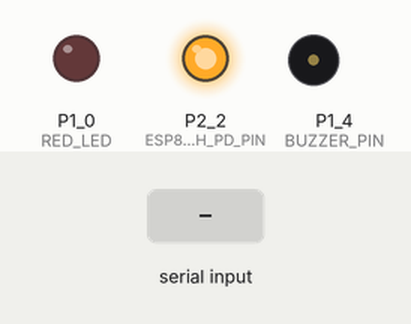
Recording of a sketch running on a simulated TI MSP430 LaunchPad. Shown: output pins drawn as LEDs (lit = HIGH), buzzer (waves = sounding). Dashed ring = blinking. The inputs (shaded band) are chosen by the test bench. What the sketch prints to the serial monitor is not drawn.

Above: at 7.2 s.
7.3 s: "ERROR" received over Serial
At 9.0 s:
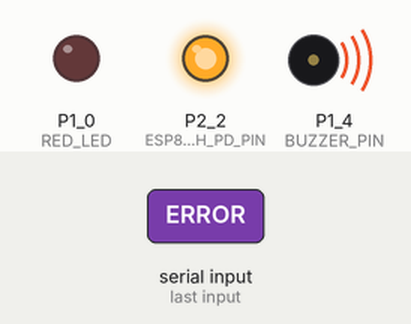
At 10.5 s:
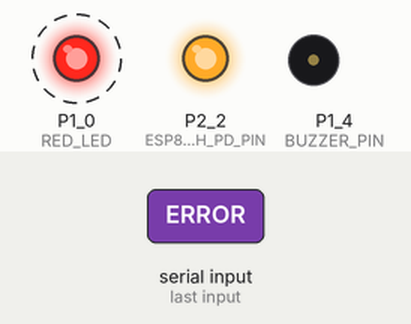
Timing chart, 0 to 16.3 s (numbered marks = the images above; inputs shaded):
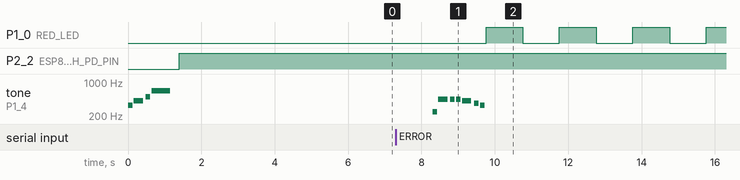

Measured:
- after the input at 7.3 s, P1_0 (RED_LED): alternates HIGH for 1.0 s and LOW for 1.0 s, starting after 2.5 s; tone on P1_4 (BUZZER_PIN): plays 247 Hz for 0.12 s, 440 Hz for 0.25 s, 440 Hz for 0.12 s, 440 Hz for 0.12 s, 415 Hz for 0.25 s, 370 Hz for 0.12 s … (7 notes in this stretch), starting after 1.0 s
- by itself, tone on P1_4 (BUZZER_PIN): plays 330 Hz for 0.12 s, 415 Hz for 0.25 s, 494 Hz for 0.12 s, 659 Hz for 0.50 s

The sketch:

esp8266energia.ino
```cpp
#include "tones.h"

#include <DHT22_430.h>

#define SRV_ADDR "192.168.1.100"
#define SRV_PORT "9977"

#define DHT_PIN P2_1
#define ESP8266_CH_PD_PIN P2_2
#define BUZZER_PIN P1_4
#define RED_LED P1_0

#define MAX_IN_BUF_SZ 64U
#define MAX_OUT_BUF_SZ 64U
#define MAX_AUX_BUF_SZ 32U

#define MEASUREMENTS_DELAY_S 60U
#define ALARM_DELAY_MS 1000U
#define MAX_RETRY_CNT 100U

char in_buf[MAX_IN_BUF_SZ];
char out_buf[MAX_OUT_BUF_SZ];
char aux_buf[MAX_AUX_BUF_SZ];

DHT22 dht (DHT_PIN);

void setup()
{
  pinMode (ESP8266_CH_PD_PIN, OUTPUT);
  pinMode (BUZZER_PIN, OUTPUT);

  playInitTone ();

  Serial.begin (115200);

  dht.begin ();

  esp8266reboot ();
}

void loop()
{
  esp8266rx (NULL);

  boolean flag = dht.get ();
  int h = dht.humidityX10 ();
  int t = dht.temperatureX10 ();

  if (!flag) {
    failure (); // failed to read from DHT sensor
  }
  else {
    sprintf (aux_buf, "[H:%d.%d,T:%d.%d]", h / 10, h % 10, t / 10, t % 10);
    esp8266send (aux_buf);
  }

  goLowPower ();
}

void goLowPower ()
{
  sprintf (aux_buf, "AT+GSLP=", MEASUREMENTS_DELAY_S * 1000 - 250);
  esp8266cmd (aux_buf);
  sleepSeconds (MEASUREMENTS_DELAY_S);
}

void sTone (unsigned note, unsigned len)
{
  unsigned duration = 1000U / len;

  tone (BUZZER_PIN, note, duration);
  delay (duration * 1.3);
  noTone (BUZZER_PIN);
}

void playInitTone ()
{
  sTone (NOTE_E4, 8);
  sTone (NOTE_GS4, 4);
  sTone (NOTE_B4, 8);
  sTone (NOTE_E5, 2);
}

void playFailureTone ()
{
  sTone (NOTE_B3, 8);
  sTone (NOTE_A4, 4);
  sTone (NOTE_A4, 8);
  sTone (NOTE_A4, 8);
  sTone (NOTE_GS4, 4);
  sTone (NOTE_FS4, 8);
  sTone (NOTE_E4, 8);
}

void esp8266shutdown ()
{
  digitalWrite (ESP8266_CH_PD_PIN, LOW);
  delay (100);
}

void esp8266poweron ()
{
  digitalWrite (ESP8266_CH_PD_PIN, HIGH);
  delay (5000);

  while (Serial.available () > 0) {
    Serial.read ();
  }
}

void esp8266reboot ()
{
  esp8266shutdown ();
  esp8266poweron ();

  esp8266cmd ("AT");
  esp8266cmd ("AT+CIPMODE=0");
  esp8266cmd ("AT+CIPMUX=0");
  esp8266cmd ("AT+CIPSTART=\"TCP\",\"" SRV_ADDR "\"," SRV_PORT);
}

void esp8266waitrx (const char * cmd) {
  unsigned retry_cnt = 0;

  while (!Serial.available ()) {
    ++retry_cnt;
    delay (100);

    if (retry_cnt > MAX_RETRY_CNT) {
      failure (); // Failed to read from ESP8266
    }
  }
}

void esp8266rx (const char * cmd) {
  unsigned bytes_available = 0;
  unsigned offset = 0;

  while ((bytes_available = Serial.available ())) {
    offset += Serial.readBytes (in_buf + offset, bytes_available);
  }

  if (offset == 0) {
    return;
  }

  in_buf[offset+1] = '\0';

  if (strstr (in_buf, "ERROR") != NULL) {
    failure (); // ESP8266 returned error
  }
}

void esp8266cmd (const char * cmd)
{
  Serial.println (cmd);
  Serial.flush ();

  esp8266waitrx (cmd);
  esp8266rx (cmd);
}

void esp8266send (const char * packet)
{
  unsigned l = strlen (packet) + 2U;
  sprintf (out_buf, "AT+CIPSEND=%d", l);

  esp8266cmd (out_buf);
  esp8266cmd (packet);
}

void failure ()
{
  pinMode (RED_LED, OUTPUT);

  unsigned cnt = 0;
  unsigned tone_interval = 1U;

  while (true) {
    digitalWrite (RED_LED, (cnt % 2) ? HIGH : LOW);
    sleep (ALARM_DELAY_MS);

    if ((cnt % tone_interval) == 0) {
      playFailureTone ();
      tone_interval *= 10U;
    }

    ++cnt;
  }
}
```

tones.h
```cpp
// VARIOUS TONES

#define NOTE_B0  31
#define NOTE_C1  33
#define NOTE_CS1 35
#define NOTE_D1  37
#define NOTE_DS1 39
#define NOTE_E1  41
#define NOTE_F1  44
#define NOTE_FS1 46
#define NOTE_G1  49
#define NOTE_GS1 52
#define NOTE_A1  55
#define NOTE_AS1 58
#define NOTE_B1  62
#define NOTE_C2  65
#define NOTE_CS2 69
#define NOTE_D2  73
#define NOTE_DS2 78
#define NOTE_E2  82
#define NOTE_F2  87
#define NOTE_FS2 93
#define NOTE_G2  98
#define NOTE_GS2 104
#define NOTE_A2  110
#define NOTE_AS2 117
#define NOTE_B2  123
#define NOTE_C3  131
#define NOTE_CS3 139
#define NOTE_D3  147
#define NOTE_DS3 156
#define NOTE_E3  165
#define NOTE_F3  175
#define NOTE_FS3 185
#define NOTE_G3  196
#define NOTE_GS3 208
#define NOTE_A3  220
#define NOTE_AS3 233
#define NOTE_B3  247
#define NOTE_C4  262
#define NOTE_CS4 277
#define NOTE_D4  294
#define NOTE_DS4 311
#define NOTE_E4  330
#define NOTE_F4  349
#define NOTE_FS4 370
#define NOTE_G4  392
#define NOTE_GS4 415
#define NOTE_A4  440
#define NOTE_AS4 466
#define NOTE_B4  494
#define NOTE_C5  523
#define NOTE_CS5 554
#define NOTE_D5  587
#define NOTE_DS5 622
#define NOTE_E5  659
#define NOTE_F5  698
#define NOTE_FS5 740
#define NOTE_G5  784
#define NOTE_GS5 831
#define NOTE_A5  880
#define NOTE_AS5 932
#define NOTE_B5  988
#define NOTE_C6  1047
#define NOTE_CS6 1109
#define NOTE_D6  1175
#define NOTE_DS6 1245
#define NOTE_E6  1319
#define NOTE_F6  1397
#define NOTE_FS6 1480
#define NOTE_G6  1568
#define NOTE_GS6 1661
#define NOTE_A6  1760
#define NOTE_AS6 1865
#define NOTE_B6  1976
#define NOTE_C7  2093
#define NOTE_CS7 2217
#define NOTE_D7  2349
#define NOTE_DS7 2489
#define NOTE_E7  2637
#define NOTE_F7  2794
#define NOTE_FS7 2960
#define NOTE_G7  3136
#define NOTE_GS7 3322
#define NOTE_A7  3520
#define NOTE_AS7 3729
#define NOTE_B7  3951
#define NOTE_C8  4186
#define NOTE_CS8 4435
#define NOTE_D8  4699
#define NOTE_DS8 4978
```
